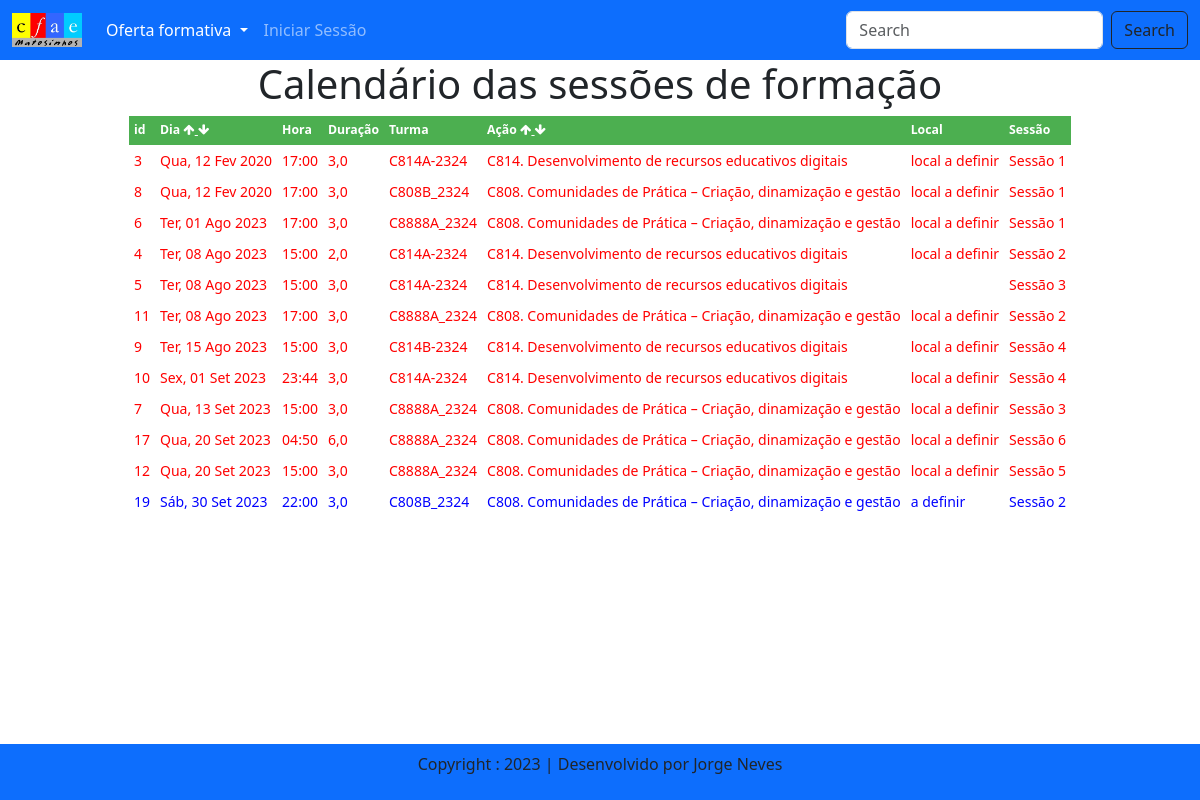
Page /calendas/ on the committed database.
### app/models.py (models this page shows, shortened)
class Sessoes(models.Model):
    codturma = models.ForeignKey(Turma, blank=True, null=True, on_delete=models.CASCADE)
    sessao = models.IntegerField()
    data = models.DateField()
    hora = models.TimeField()
    duracao = models.FloatField()
    localformacao = models.CharField('localformacao', max_length=50, blank=True, default="")
    sumario = models.TextField('localformacao', max_length=400, blank=True, default="")
    faltas = models.ManyToManyField(Docente)

class Turma(models.Model):
    codigoacao = models.ForeignKey(Acao, blank=True, null=True, on_delete=models.CASCADE)
    turma = models.CharField('Turma', max_length=15, blank=True, null=True)
    datainicio = models.DateField()
    datafim = models.DateField()
    regime = models.CharField('Regime de frequência', max_length=4, null=True, choices=REGIME_CHOICES)
    publicoalvo = models.CharField("publico alvo", max_length=80, null=True, default="Professores do ensino básico e secundário")
    datainicioinsc = models.DateField('datainicioinscricao', default="2023-01-01")
    datalimiteinsc = models.DateField('datalimteinscricao', default="2023-01-01")
    fechada = models.BooleanField('Fechada', default=False)
    def __str__(self):
        return str(self.turma)

class Acao(models.Model):
    codigo = models.CharField('Código da Ação', max_length=20)
    designacao = models.CharField('Designação da Ação', max_length=100)
    modalidade = models.CharField('Modalidade', max_length=3, choices=ACAO_CHOICES)
    horas = models.IntegerField('Número de horas da ação', null=True)
    caducidade = models.DateField()
    registo = models.CharField('Número de Registo', max_length=40)
    acao_images = models.ImageField(upload_to='images')
    acao_doc = models.URLField('Descritivo da ação', default="http://cfaematosinhos.eu")
    def __str__(self):
        return self.designacao

### app/views.py (the view)
class CalendasView(generic.ListView):
    model = Sessoes
    context_object_name = 'calendas'
    queryset = Sessoes.objects.all().order_by('data', 'hora')
    template_name = 'calendas.html'

### app/templates/calendas.html (shortened to what this page needs)
{% extends 'base.html' %}
{% load static %}
{% block main-content %}
    <h1>Calendário das sessões de formação</h1>
    <table>
        {% if calendas %}
            <thead>
            <tr>
                <th>id</th>
                <th>Dia
                    <a href="{% url 'calendas' 1 %}">
                    <i class="fa fa-arrow-up" aria-hidden="true"></i>
                    </a>
                    <a href="{% url 'calendas' 2 %}">
                    <i class="fa fa-arrow-down" aria-hidden="true"></i>
                    </a>
                </th>
                <th>Hora</th>
                <th>Duração</th>
                <th>Turma</th>
                <th>Ação
                    <a href="{% url 'calendas' 3 %}">
                        <i class="fa fa-arrow-up" aria-hidden="true"></i>
                    </a>
                    <a href="{% url 'calendas' 4 %}">
                        <i class="fa fa-arrow-down" aria-hidden="true"></i>
                    </a>
                </th>
                <th>Local</th>
                <th>Sessão</th>
            </tr>
            </thead>
            <tbody>
        {% now "Y-m-d" as todays_date %}
        {% for item in calendas %}
            {% if todays_date > item.data|date:"Y-m-d" %}
                <tr class="linhas" style="color:red">
                    <td>{{ item.id }}</td>
                    <td>{{ item.data|date:"D, d M Y"}}</td>
                    <td>{{ item.hora }}</td>
                    <td>{{ item.duracao }}</td>
                    <td>{{ item.codturma}}</td>
                    <td>{{ item.codturma.codigoacao}}</td>
                    <td>{{ item.localformacao }}</td>
                    <td>Sessão {{ item.sessao}}</td>
                </tr>
            {% else %}
                {% if todays_date  == item.data|date:"Y-m-d" %}
                    <tr class="linhas" style="color:green">
                        <td>{{ item.id }}</td>
                        <td>{{ item.data|date:"D, d M Y"}}</td>
                        <td>{{ item.hora }}</a></td>
                        <td>{{ item.duracao }}</td>
                        <td>{{ item.codturma}}</td>
                        <td>{{ item.codturma.codigoacao}}</td>
                        <td>{{ item.localformacao }}</td>
                        <td>Sessão {{ item.sessao}}  </td>
                    </tr>
                {% else %}
                <tr class="linhas" style="color:blue">
                    <td>{{ item.id }}</td>
                    <td>{{ item.data|date:"D, d M Y"}}</td>
                    <td>{{ item.hora }}</a></td>
                    <td>{{ item.duracao }}</td>
                    <td>{{ item.codturma}}</td>
                    <td>{{ item.codturma.codigoacao}}</td>
                    <td>{{ item.localformacao }}</td>
                    <td>Sessão {{ item.sessao}}  </td>
                </tr>
                {% endif %}
            {% endif %}
        {% endfor %}
        {% else %}
            <h1>Não existem registos</h1>
        {% endif %}
        </tbody>
    </table>
{% endblock main-content %}

### app/templates/calendas.html (style rules this page uses)
h1 { text-align: center }
th,tr { font-size: 0.875em;text-align: left; }
th { background-color: #4CAF50;color: white; }
th, td { padding: 5px }
table { margin: 0 auto }
a { color:white }

### rows in the picture
Sessoes: id "3", data "Qua, 12 Fev 2020", hora "17:00", duracao "3,0", codturma "C814A-2324", codturma.codigoacao "C814. Desenvolvimento de recursos educativos digitais", localformacao "local a definir", sessao "1"
Sessoes: id "8", data "Qua, 12 Fev 2020", hora "17:00", duracao "3,0", codturma "C808B_2324", codturma.codigoacao "C808. Comunidades de Prática – Criação, dinamização e gestão", localformacao "local a definir", sessao "1"
Sessoes: id "6", data "Ter, 01 Ago 2023", hora "17:00", duracao "3,0", codturma "C8888A_2324", codturma.codigoacao "C808. Comunidades de Prática – Criação, dinamização e gestão", localformacao "local a definir", sessao "1"
Sessoes: id "4", data "Ter, 08 Ago 2023", hora "15:00", duracao "2,0", codturma "C814A-2324", codturma.codigoacao "C814. Desenvolvimento de recursos educativos digitais", localformacao "local a definir", sessao "2"
Sessoes: id "5", data "Ter, 08 Ago 2023", hora "15:00", duracao "3,0", codturma "C814A-2324", codturma.codigoacao "C814. Desenvolvimento de recursos educativos digitais", sessao "3"
Sessoes: id "11", data "Ter, 08 Ago 2023", hora "17:00", duracao "3,0", codturma "C8888A_2324", codturma.codigoacao "C808. Comunidades de Prática – Criação, dinamização e gestão", localformacao "local a definir", sessao "2"
Sessoes: id "9", data "Ter, 15 Ago 2023", hora "15:00", duracao "3,0", codturma "C814B-2324", codturma.codigoacao "C814. Desenvolvimento de recursos educativos digitais", localformacao "local a definir", sessao "4"
Sessoes: id "10", data "Sex, 01 Set 2023", hora "23:44", duracao "3,0", codturma "C814A-2324", codturma.codigoacao "C814. Desenvolvimento de recursos educativos digitais", localformacao "local a definir", sessao "4"
Sessoes: id "7", data "Qua, 13 Set 2023", hora "15:00", duracao "3,0", codturma "C8888A_2324", codturma.codigoacao "C808. Comunidades de Prática – Criação, dinamização e gestão", localformacao "local a definir", sessao "3"
Sessoes: id "17", data "Qua, 20 Set 2023", hora "04:50", duracao "6,0", codturma "C8888A_2324", codturma.codigoacao "C808. Comunidades de Prática – Criação, dinamização e gestão", localformacao "local a definir", sessao "6"
Sessoes: id "12", data "Qua, 20 Set 2023", hora "15:00", duracao "3,0", codturma "C8888A_2324", codturma.codigoacao "C808. Comunidades de Prática – Criação, dinamização e gestão", localformacao "local a definir", sessao "5"
Sessoes: id "19", data "Sáb, 30 Set 2023", hora "22:00", duracao "3,0", codturma "C808B_2324", codturma.codigoacao "C808. Comunidades de Prática – Criação, dinamização e gestão", localformacao "a definir", sessao "2"
